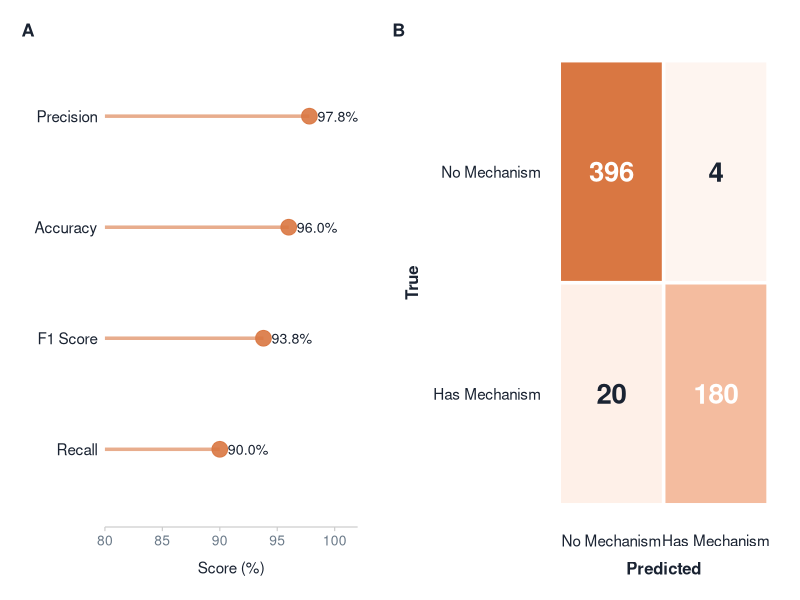

This chart was generated by the following R code:
# =============================================================================
# Figure: Stage 1 — Two-panel figure
# Panel A: Test performance metrics (Table 5) as a dot plot
# Panel B: Confusion matrix with enlarged fonts, compact layout
# Output: figures/figure_stage1.png (300 dpi)
# =============================================================================

library(ggplot2)
library(dplyr)
library(patchwork)

# --- Colour palette ----------------------------------------------------------
col_accent <- "#d97742"
col_ink    <- "#1a2332"
col_muted  <- "#6b7a89"
col_bg     <- "#ffffff"

# =============================================================================
# Panel A: Performance metrics dot plot
# =============================================================================

metrics <- data.frame(
  Metric = c("Accuracy", "Precision", "Recall", "F1 Score"),
  Score  = c(96.0, 97.8, 90.0, 93.8)
) %>%
  arrange(Score) %>%
  mutate(
    Metric = factor(Metric, levels = Metric),
    label  = sprintf("%.1f%%", Score)
  )

panel_a <- ggplot(metrics, aes(x = Score, y = Metric)) +

  # Stem
  geom_segment(
    aes(x = 80, xend = Score, y = Metric, yend = Metric),
    colour = col_accent, linewidth = 1.2, alpha = 0.60
  ) +

  # Dot
  geom_point(size = 5, colour = col_accent, alpha = 0.90) +

  # Label
  geom_text(
    aes(x = Score + 0.7, label = label),
    hjust = 0, size = 3.6, colour = col_ink
  ) +

  labs(x = "Score (%)", y = NULL) +

  scale_x_continuous(
    limits = c(80, 102),
    breaks = c(80, 85, 90, 95, 100),
    expand = expansion(mult = c(0, 0))
  ) +

  scale_y_discrete(expand = expansion(add = c(0.7, 0.7))) +

  theme_classic(base_size = 12) +
  theme(
    axis.title.x     = element_text(
      colour = col_ink, size = 11, margin = margin(t = 8)
    ),
    axis.text.y      = element_text(colour = col_ink,  size = 11),
    axis.text.x      = element_text(colour = col_muted, size = 10),
    axis.line.y      = element_blank(),
    axis.ticks.y     = element_blank(),
    axis.line.x      = element_line(colour = "#cccccc", linewidth = 0.4),
    axis.ticks.x     = element_line(colour = "#cccccc", linewidth = 0.4),
    panel.background = element_rect(fill = col_bg, colour = NA),
    plot.background  = element_rect(fill = col_bg, colour = NA),
    plot.margin      = margin(10, 15, 10, 10)
  )

# =============================================================================
# Panel B: Confusion matrix
# =============================================================================

cm <- data.frame(
  True      = factor(
    c("No Mechanism", "No Mechanism", "Has Mechanism", "Has Mechanism"),
    levels = c("Has Mechanism", "No Mechanism")
  ),
  Predicted = factor(
    c("No Mechanism", "Has Mechanism", "No Mechanism", "Has Mechanism"),
    levels = c("No Mechanism", "Has Mechanism")
  ),
  n         = c(396, 4, 20, 180),
  correct   = c(TRUE, FALSE, FALSE, TRUE)
)

panel_b <- ggplot(cm, aes(x = Predicted, y = True, fill = n)) +

  geom_tile(colour = "white", linewidth = 1.2) +

  geom_text(
    aes(label = n),
    size = 7, fontface = "bold",
    colour = ifelse(cm$n > 150, "white", col_ink)
  ) +

  scale_fill_gradient(
    low  = "#fef5f0",
    high = col_accent,
    guide = "none"
  ) +

  labs(x = "Predicted", y = "True") +

  theme_classic(base_size = 12) +
  theme(
    axis.title.x     = element_text(
      colour = col_ink, size = 12, face = "bold", margin = margin(t = 8)
    ),
    axis.title.y     = element_text(
      colour = col_ink, size = 12, face = "bold", margin = margin(r = 8)
    ),
    axis.text        = element_text(colour = col_ink, size = 11),
    axis.line        = element_blank(),
    axis.ticks       = element_blank(),
    panel.background = element_rect(fill = col_bg, colour = NA),
    plot.background  = element_rect(fill = col_bg, colour = NA),
    plot.margin      = margin(10, 10, 10, 10)
  )

# =============================================================================
# Combine panels with patchwork
# =============================================================================

tag_theme <- theme(
  plot.tag        = element_text(size = 13, face = "bold", colour = col_ink),
  plot.background = element_rect(fill = col_bg, colour = NA)
)

combined <- (panel_a + tag_theme) + (panel_b + tag_theme) +
  plot_layout(widths = c(1.1, 1)) +
  plot_annotation(tag_levels = "A")

# --- Save --------------------------------------------------------------------
output_path <- "figures/figure_stage1.png"

ggsave(
  filename = output_path,
  plot     = combined,
  width    = 10,
  height   = 4,
  dpi      = 300,
  bg       = col_bg
)

message("Saved: ", output_path)